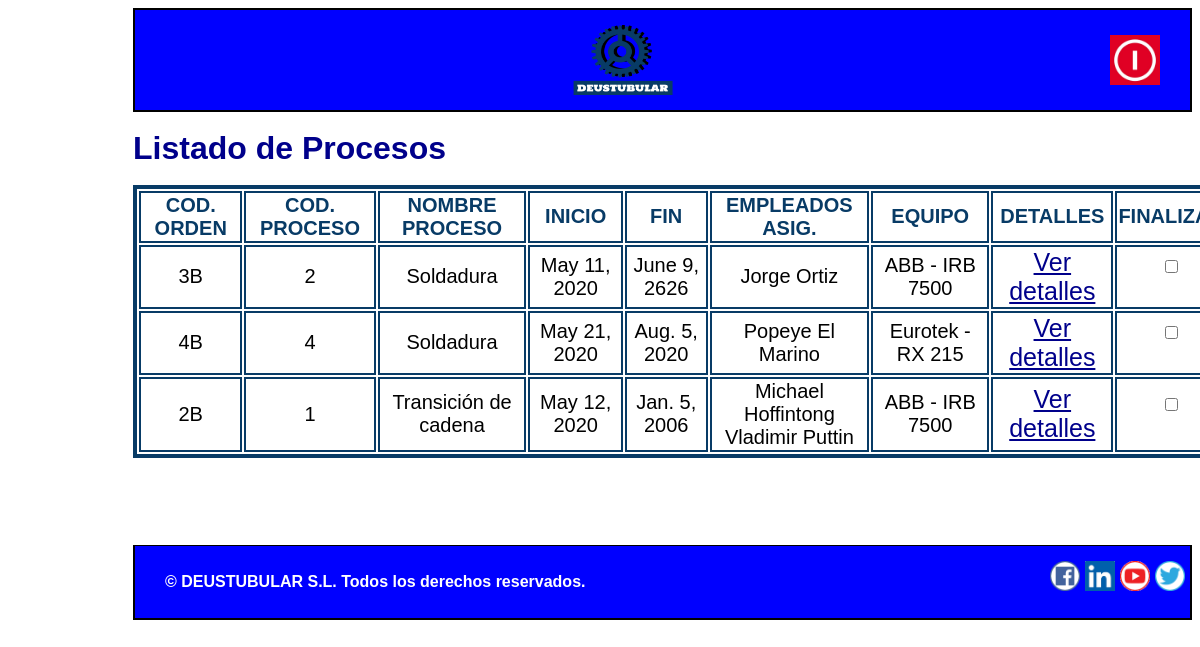
The app's page /appGestion_de_la_produccion/operario/, older data.
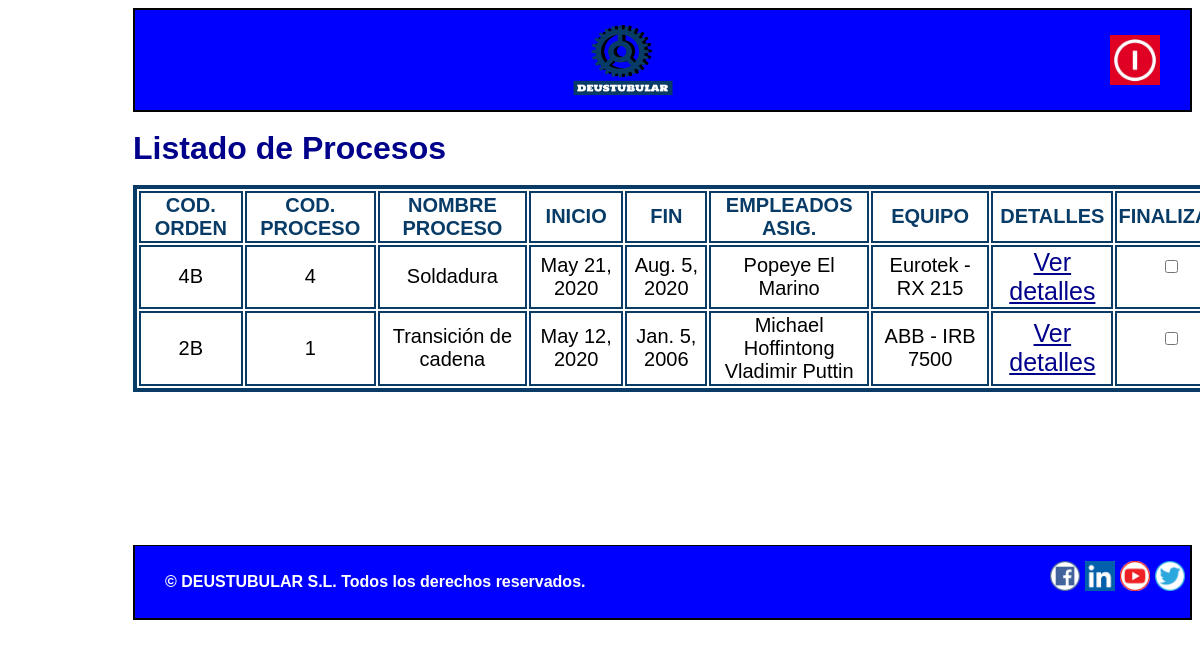
The same page, newer data.
### appGestion_de_la_produccion/models.py (models this page shows, shortened)
class Proceso(models.Model):
    empleados_asignados = models.ManyToManyField(Empleado)
    equipo=models.ForeignKey(Equipo, on_delete=models.SET_NULL, null=True)
    codigo_orden = models.CharField(max_length=10)
    codigo_proceso = models.IntegerField()
    nombre_proceso = models.CharField(max_length=50)
    referencia = models.CharField(max_length=10)
    inicio = models.DateField()
    fin = models.DateField()

class Empleado(models.Model):
    nombre = models.CharField(max_length=50)
    DNI = models.CharField(max_length=9)
    apellido = models.CharField(max_length=50)
    email = models.EmailField(max_length=100)
    telefono = models.IntegerField()
    responsable=models.BooleanField()

class Equipo(models.Model):
    modelo = models.CharField(max_length=25)
    marca = models.CharField(max_length=25)
    categoria = models.CharField(max_length=50)
    fecha_adquisicion = models.DateField()
    fecha_instalacion = models.DateField()

### appGestion_de_la_produccion/views.py (the view)
# urls.py: path('operario/', views.operario, name='operario'),  # Url inicial de operarios
def operario(request):
    proceso = Proceso.objects.order_by("nombre_proceso")
    context = {"lista_procesos": proceso}
    return render(request, "Operario.html", context)

### appGestion_de_la_produccion/templates/Operario.html (shortened to what this page needs)
{% extends "PlantillaOperario.html"%}
{%load static%}
{% block contenido %}
<h1>Listado de Procesos</h1>
<div class="tablasueltas">
<table id="cosadeproceso">
    <thead>
    <tr class="cosadeproceso">
        <td class="cosadeproceso"> <b> COD. ORDEN </b> </td>
        <td class="cosadeproceso"> <b> COD. PROCESO</b> </td>
        <td class="cosadeproceso"> <b> NOMBRE PROCESO</b> </td>
        <td class="cosadeproceso"> <b> INICIO</b> </td>
        <td class="cosadeproceso"> <b> FIN</b> </td>
        <td class="cosadeproceso"> <b> EMPLEADOS ASIG.</b> </td>
        <td class="cosadeproceso"> <b> EQUIPO</b> </td>
        <td class="cosadeproceso"> <b> DETALLES</b> </td>
        <td class="cosadeproceso"> <b> FINALIZAR</b> </td>
    </tr>
    </thead>
    {% for Proceso in lista_procesos %}
    <tr class="cosadeproceso">
        <td class="cosadeproceso">{{ Proceso.codigo_orden }}</td>
        <td class="cosadeproceso">{{ Proceso.codigo_proceso }}</td>
        <td class="cosadeproceso">{{ Proceso.nombre_proceso }}</td>
        <td class="cosadeproceso">{{ Proceso.inicio }}</td>
        <td class="cosadeproceso">{{ Proceso.fin }}</td>
        <td class="cosadeproceso">{% for ea in Proceso.empleados_asignados.all %}
                {{ea.nombre}} {{ea.apellido}} </br>
            {% endfor %}</td>
        <td class="cosadeproceso">{{ Proceso.equipo.marca }} - {{ Proceso.equipo.modelo }}</td>
        <td class="cosadeequipo"><a href="/appGestion_de_la_produccion/operario/proceso/{{ Proceso.id }}" title="Detalles">Ver detalles</a></td>
        <td>
            <form action="">
                <input type="checkbox" name="finalizar" class="pinchecheckbox" />
            </form>
        </td>
    </tr>
    {% endfor %}
</table>
</div>
{% endblock %}

Row changes from the older to the newer data that the page shows:
removed Proceso: codigo_orden "3B", codigo_proceso "2", nombre_proceso "Soldadura", inicio "May 11, 2020", fin "June 9, 2626", equipo.marca "ABB", equipo.modelo "IRB 7500"
no longer on this page (row unchanged): Empleado: nombre "Jorge", apellido "Ortiz", shown under "3B"
